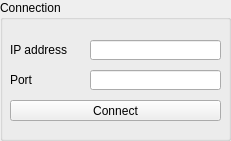
   <widget class="QGroupBox" name="groupBox">
    <property name="geometry">
     <rect>
      <x>30</x>
      <y>20</y>
      <width>231</width>
      <height>141</height>
     </rect>
    </property>
    <property name="title">
     <string>Connection</string>
    </property>
    <widget class="QLabel" name="label">
     <property name="geometry">
      <rect>
       <x>10</x>
       <y>40</y>
       <width>71</width>
       <height>20</height>
      </rect>
     </property>
     <property name="text">
      <string>IP address</string>
     </property>
    </widget>
    <widget class="QLabel" name="label_2">
     <property name="geometry">
      <rect>
       <x>10</x>
       <y>70</y>
       <width>71</width>
       <height>20</height>
      </rect>
     </property>
     <property name="text">
      <string>Port</string>
     </property>
    </widget>
    <widget class="QPushButton" name="btn_connect">
     <property name="geometry">
      <rect>
       <x>10</x>
       <y>100</y>
       <width>211</width>
       <height>21</height>
      </rect>
     </property>
     <property name="text">
      <string>Connect</string>
     </property>
    </widget>
    <widget class="QLineEdit" name="txt_ip">
     <property name="geometry">
      <rect>
       <x>90</x>
       <y>40</y>
       <width>131</width>
       <height>20</height>
      </rect>
     </property>
     <property name="text">
      <string/>
     </property>
    </widget>
    <widget class="QLineEdit" name="txt_port">
     <property name="geometry">
      <rect>
       <x>90</x>
       <y>70</y>
       <width>131</width>
       <height>20</height>
      </rect>
     </property>
     <property name="text">
      <string/>
     </property>
    </widget>
   </widget>
